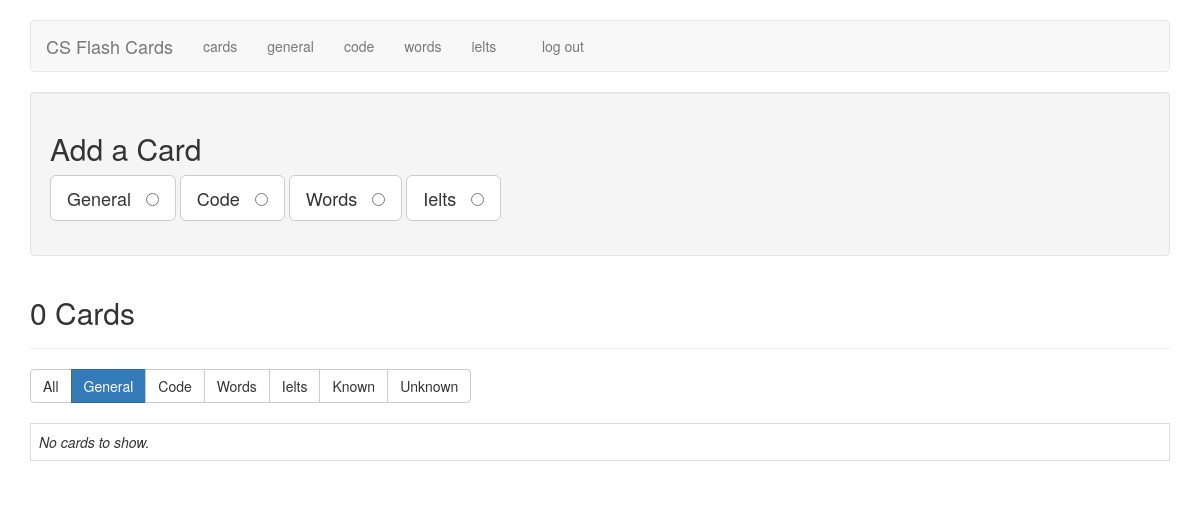
/filter_cards/general (signed in), run on an earlier commit of the app's database.
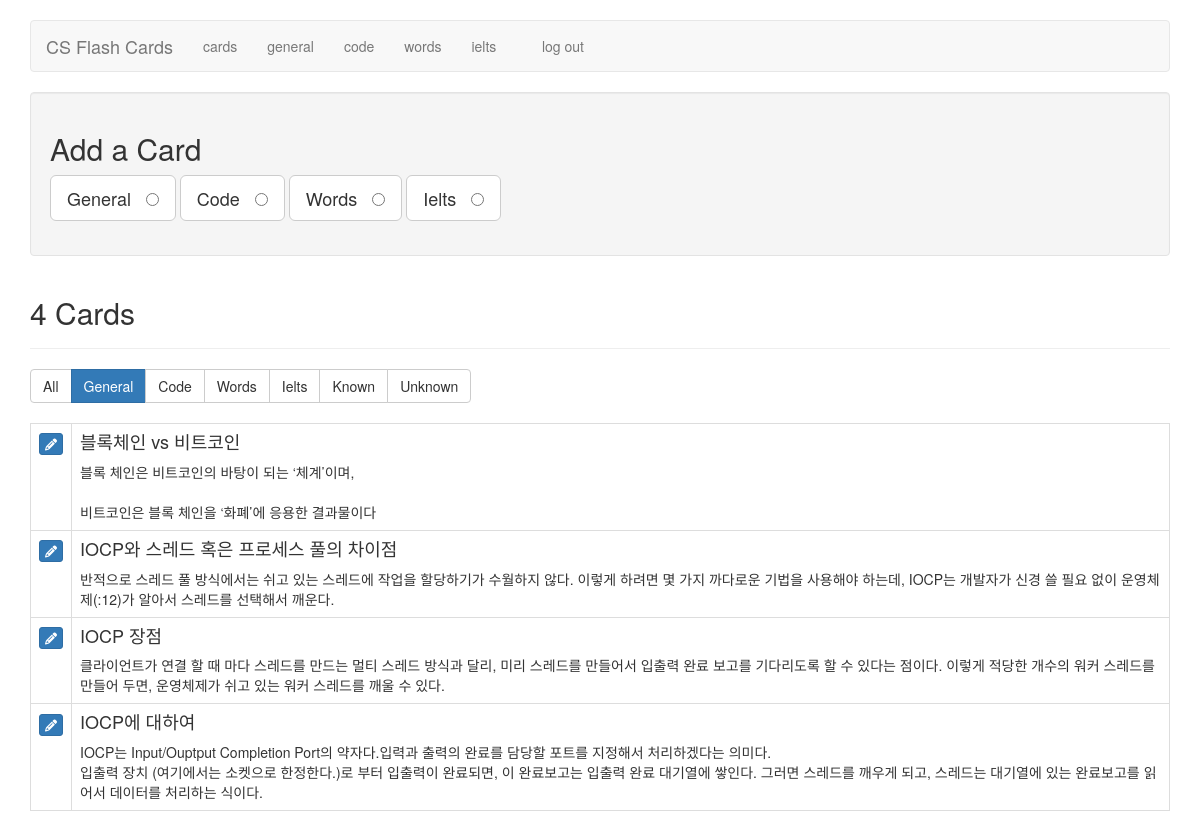
And on a later commit of the database.
### tables this page shows
CREATE TABLE cards (
  id integer primary key autoincrement,
   /* 1 for interview, 2 for code, 3 for english, 4 for ielts */
  type tinyint not null,
  front text not null,
  back text not null,
  sort int default 0,
  known boolean default 0
);

### flash_cards.py (the view)
@application.route('/filter_cards/<filter_name>')
def filter_cards(filter_name):
    if not session.get('logged_in'):
        return redirect(url_for('login'))
    filters = {
        "all":      "where 1 = 1",
        "general":  "where type = 1",
        "code":     "where type = 2",
        "eng":     "where type = 3",
        "ielts":     "where type = 4",
        "known":    "where known = 1",
        "unknown":  "where known = 0",
    }
    query = filters.get(filter_name)
    if not query:
        return redirect(url_for('cards'))
    db = get_db()
    fullquery = "SELECT id, type, front, back, known FROM cards " + query + " ORDER BY id DESC"
    cur = db.execute(fullquery)
    cards = cur.fetchall()
    return render_template('cards.html', cards=cards, filter_name=filter_name)

### flash_cards.py (called while the page is built)
def connect_db():
    rv = sqlite3.connect(application.config['DATABASE'])
    rv.row_factory = sqlite3.Row
    return rv

def get_db():
    if not hasattr(g, 'sqlite_db'):
        g.sqlite_db = connect_db()
    return g.sqlite_db

### templates/cards.html (shortened to what this page needs)
{% extends "layout.html" %}
{% block body %}
    <div class="well editPanel">
        <h2>Add a Card</h2>
        <form action="{{ url_for('add_card') }}" method="post" class="cardForm">
            <div class="form-group">
                <label for="general" class="toggleButton btn btn-default btn-lg">General &nbsp;
                    <input type="radio" name="type" value="1" id="general"/>
                </label>
                <label for="code" class="toggleButton btn btn-default btn-lg">Code &nbsp;
                    <input type="radio" name="type" value="2" id="code"/>
                </label>
                <label for="eng" class="toggleButton btn btn-default btn-lg">Words &nbsp;
                    <input type="radio" name="type" value="3" id="eng"/>
                </label>
                <label for="ielts" class="toggleButton btn btn-default btn-lg">Ielts &nbsp;
                    <input type="radio" name="type" value="4" id="ielts"/>
                </label>
            </div>
        </form>
    </div>
    <div class="page-header">
        <h2>{{ cards|length }} Card{{ '' if (cards|length == 1) else 's' }}</h2>
    </div>
    <div class="btn-group btn-group-md" role="group" aria-label="filters">
        <a href="{{ url_for('filter_cards', filter_name="all") }}" class="btn btn-{{ "primary" if filter_name == "all" else "default" }}">All</a>
        <a href="{{ url_for('filter_cards', filter_name="general") }}" class="btn btn-{{ "primary" if filter_name == "general" else "default" }}">General</a>
        <a href="{{ url_for('filter_cards', filter_name="code") }}" class="btn btn-{{ "primary" if filter_name == "code" else "default" }}">Code</a>
        <a href="{{ url_for('filter_cards', filter_name="eng") }}" class="btn btn-{{ "primary" if filter_name == "eng" else "default" }}">Words</a>
        <a href="{{ url_for('filter_cards', filter_name="ielts") }}" class="btn btn-{{ "primary" if filter_name == "ielts" else "default" }}">Ielts</a>
        <a href="{{ url_for('filter_cards', filter_name="known") }}" class="btn btn-{{ "primary" if filter_name == "known" else "default" }}">Known</a>
        <a href="{{ url_for('filter_cards', filter_name="unknown") }}" class="btn btn-{{ "primary" if filter_name == "unknown" else "default" }}">Unknown</a>
    </div>
    <br />
    <br />
    <table class="table table-bordered">
        {% for card in cards %}
            <tr>
                <td>
                    <a href="{{ url_for('edit', card_id=card.id) }}" class="btn btn-xs btn-primary"><i class="fa fa-pencil" aria-hidden="true"></i></a>
                </td>
                <td class="cardContent">
                    <h4>
                        {{ card.front }}
                    </h4>
                    {% if card.type != 2%}
                        {{ card.back|replace("\n", "<br />")|safe }}
                    {% else %}
                        <pre><code>{{ card.back|escape }}</code></pre>
                    {% endif %}
                </td>
            </tr>
        {% else %}
            <tr>
                <td>
                    <em>No cards to show.</em>
                </td>
            </tr>
        {% endfor %}
    </table>
{% endblock %}

### templates/layout.html (shortened to what this page needs)
<!doctype html>
<html>
<head>
    <link rel="stylesheet" href="https://maxcdn.bootstrapcdn.com/bootstrap/3.3.6/css/bootstrap.min.css"
>
    <link rel=stylesheet type=text/css href="{{ url_for('static', filename='style.css') }}"/>
    <link rel="stylesheet" type="text/css" href="{{ url_for('static', filename='highlight-theme-github.css') }}" />
</head>
<body>
    <div class="container">
        <div class="row">
            <div class="col-xs-12">
                <br/>
                <nav class="navbar navbar-default">
                    <div class="navbar-header">
                        <a class="navbar-brand" href="{{ url_for('index') }}">CS Flash Cards</a>
                        <ul class="nav navbar-nav navbar-right">
                            {% if not session.logged_in %}
                                <li><a href="{{ url_for('login') }}">log in</a></li>
                            {% else %}
                                <li><a href="{{ url_for('cards') }}">cards</a></li>
                                <li><a href="{{ url_for('general') }}">general</a></li>
                                <li><a href="{{ url_for('code') }}">code</a></li>
                                <li><a href="{{ url_for('eng') }}">words</a></li>
                                <li><a href="{{ url_for('ielts') }}">ielts</a></li>
                                <li>&nbsp;&nbsp;&nbsp;&nbsp;</li>
                                <li><a href="{{ url_for('logout') }}">log out</a></li>
                            {% endif %}
                        </ul>
                    </div>
                </nav>
                {% block body %}{% endblock %}
            </div>
        </div>
    </div>
</body>
</html>

### static/style.css (style rules this page uses)
.cardContent h4 { margin-top: 0; }
.navbar-nav>li, .navbar-nav { float: left !important; }
.navbar-nav.navbar-right:last-child { margin-right: 0 !important; }
.navbar-right { float: right!important; }

What changed in the data, as far as the page shows it:
added cards: front "블록체인 vs 비트코인", back "블록 체인은 비트코인의 바탕이 되는 ‘체계’이며, 비트코인은 블록 체인을 ‘화폐’에 응용한 결과물이다"
added cards: front "IOCP와 스레드 혹은 프로세스 풀의 차이점", back "반적으로 스레드 풀 방식에서는 쉬고 있는 스레드에 작업을 할당하기가 수월하지 않다. 이렇게 하려면 몇 가지 까다로운 기법을 사용해야 하는데, IOCP는 개발자가 신경 쓸 필요 없이 운영체제(:12)가 알아서 스레드를 선택해서 깨운다."
added cards: front "IOCP 장점", back "클라이언트가 연결 할 때 마다 스레드를 만드는 멀티 스레드 방식과 달리, 미리 스레드를 만들어서 입출력 완료 보고를 기다리도록 할 수 있다는 점이다. 이렇게 적당한 개수의 워커 스레드를 만들어 두면, 운영체제가 쉬고 있는 워커 스레드를 깨울 수 있다."
added cards: front "IOCP에 대하여", back "IOCP는 Input/Ouptput Completion Port의 약자다.입력과 출력의 완료를 담당할 포트를 지정해서 처리하겠다는 의미다. 입출력 장치 (여기에서는 소켓으로 한정한다.)로 부터 입출력이 완료되면, 이 완료보고는 입출력 완료 대기열에 쌓인다. 그러면 스레드를 깨우게 되고, 스레드는 대기열에 있는 완료보고를 읽어서 데이터를 처리하는 식이다."
Also different on the page:
{{ cards|length }}: "0" → "4"
text no longer shown: "No cards to show."
